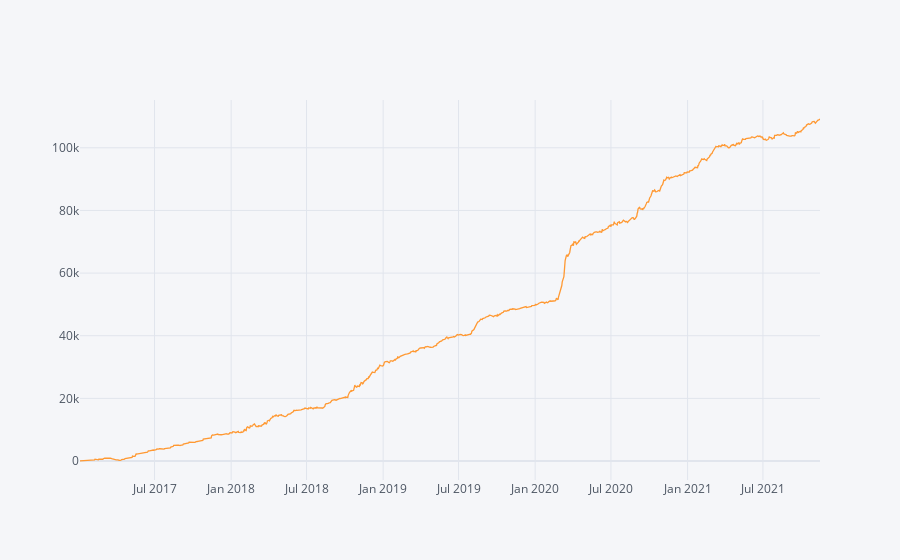

This figure's notebook cell:
### Markdown cell above
- Plot the Equity Curve for the above trading strategy 
using an appropriate starting value

### Code cell
results['Cumulative_Return'].iplot()

### Figure 1 — Plotly figure (JSON) as saved in the notebook; plotly's stock layout.template omitted (floating-point values rounded to 4 significant figures; data arrays with more than 128 entries replaced by an {"elided": "..."} marker saying what was removed)
{"data": [{"line": {"color": "rgba(255, 153, 51, 1.0)", "dash": "solid", "shape": "linear", "width": 1.3}, "mode": "lines", "name": "Cumulative_Return", "text": "", "type": "scatter", "x": {"elided": "1227 str values"}, "y": {"elided": "1227 float values"}}], "layout": {"legend": {"bgcolor": "#F5F6F9", "font": {"color": "#4D5663"}}, "paper_bgcolor": "#F5F6F9", "plot_bgcolor": "#F5F6F9", "title": {"font": {"color": "#4D5663"}}, "xaxis": {"gridcolor": "#E1E5ED", "showgrid": true, "tickfont": {"color": "#4D5663"}, "title": {"font": {"color": "#4D5663"}, "text": ""}, "zerolinecolor": "#E1E5ED"}, "yaxis": {"gridcolor": "#E1E5ED", "showgrid": true, "tickfont": {"color": "#4D5663"}, "title": {"font": {"color": "#4D5663"}, "text": ""}, "zerolinecolor": "#E1E5ED"}}}
